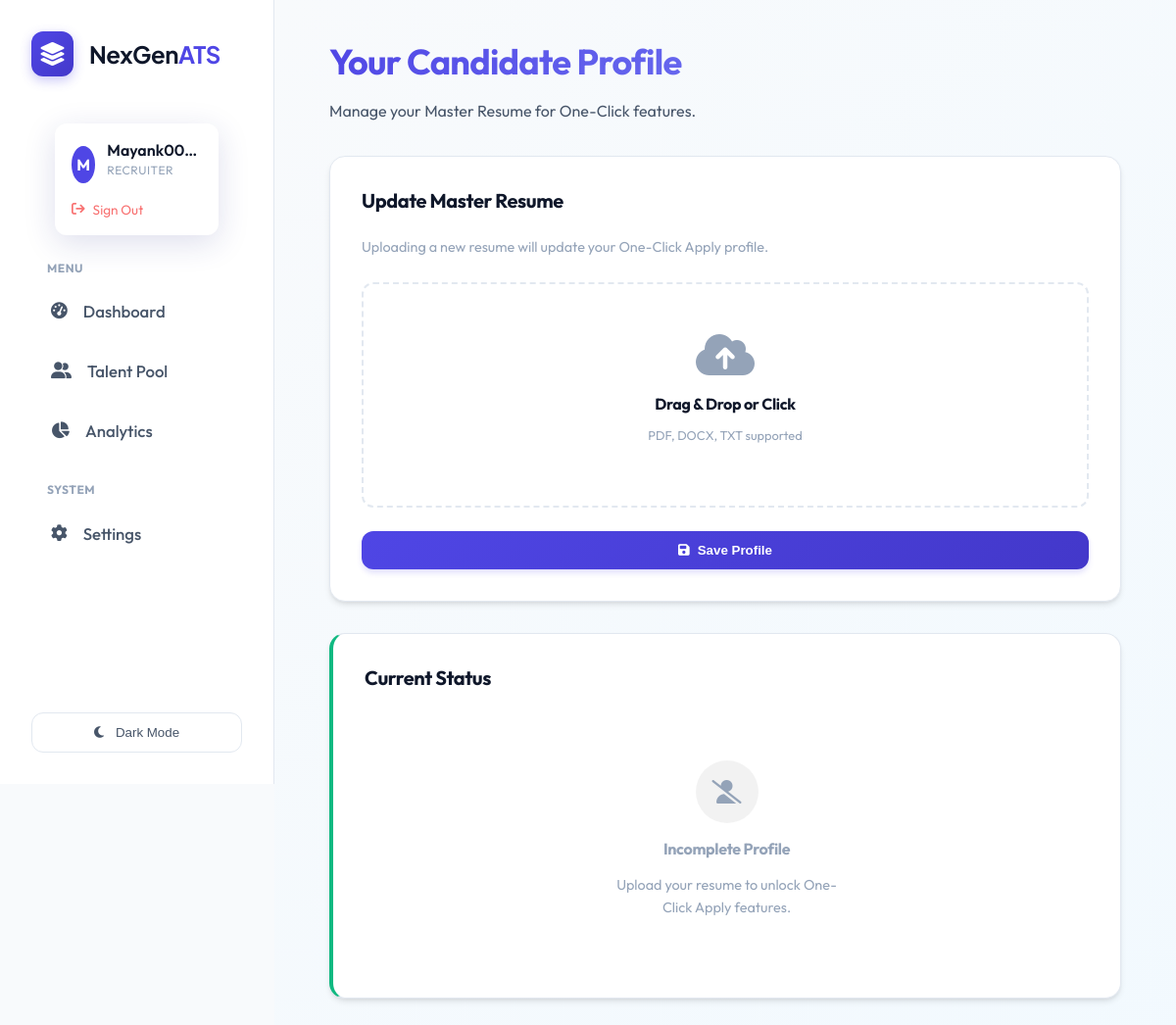
/profile (signed in), run on the app's committed database.
### tables this page shows
CREATE TABLE users (
                    id INTEGER PRIMARY KEY AUTOINCREMENT,
                    name TEXT NOT NULL,
                    email TEXT UNIQUE NOT NULL,
                    password_hash TEXT NOT NULL,
                    role TEXT DEFAULT 'candidate', -- recruiter, candidate, admin
                    created_at TIMESTAMP DEFAULT CURRENT_TIMESTAMP
                , resume_path TEXT, skills TEXT, experience TEXT, education TEXT, profile_summary TEXT);

### routes/core.py (the view, shortened to what this page needs)
@bp.route('/profile', methods=['GET', 'POST'])
@login_required
def profile():
    conn = database.get_db_connection()
    user = conn.execute('SELECT * FROM users WHERE id = ?', (current_user.id,)).fetchone()
    conn.close()
    return render_template('profile.html', user=user)

### app.py (called while the page is built)
@login_manager.user_loader
def load_user(user_id):
    return User.get(user_id)

### database.py (called while the page is built)
def get_db_connection():
    db_url = os.getenv('DATABASE_URL')
    if db_url:
        import psycopg2
        from psycopg2.extras import RealDictCursor
        conn = psycopg2.connect(db_url, cursor_factory=RealDictCursor)
        return conn
    else:
        conn = sqlite3.connect(DB_NAME)
        conn.row_factory = sqlite3.Row
        return conn

    @staticmethod
    def get(user_id):
        conn = get_db_connection()
        user = conn.execute('SELECT * FROM users WHERE id = ?', (user_id,)).fetchone()
        conn.close()
        if not user: return None
        return User(user['id'], user['name'], user['email'], user['role'], user['password_hash'],
                   user['resume_path'], user['skills'], user['experience'], user['education'], user['profile_summary'])

### templates/profile.html (shortened to what this page needs)
{% extends 'layout.html' %}
{% block content %}
<div class="dashboard-header" style="margin-bottom: 2rem;">
    <h1
        style="background: linear-gradient(135deg, var(--primary) 0%, #818cf8 100%); -webkit-background-clip: text; -webkit-text-fill-color: transparent; margin-bottom: 0.5rem;">
        Your Candidate Profile
    </h1>
    <p style="color: var(--text-secondary);">Manage your Master Resume for One-Click features.</p>
</div>
<div class="grid-container" style="grid-template-columns: 1fr 1fr; gap: 2rem;">
    <div class="glass-card">
        <h3 style="margin-bottom: 1.5rem;">Update Master Resume</h3>
        <p style="color: var(--text-muted); font-size: 0.9rem; margin-bottom: 1.5rem;">
            Uploading a new resume will update your One-Click Apply profile.
        </p>
        <form action="/profile" method="POST" enctype="multipart/form-data">
            <div style="border: 2px dashed var(--border); border-radius: var(--radius); padding: 3rem; text-align: center; margin-bottom: 1.5rem; position: relative; transition: all 0.2s;"
                onmouseover="this.style.borderColor='var(--primary)'; this.style.background='rgba(99,102,241,0.05)'"
                onmouseout="this.style.borderColor='var(--border)'; this.style.background='transparent'">
                <i class="fa-solid fa-cloud-arrow-up"
                    style="font-size: 3rem; color: var(--text-muted); margin-bottom: 1rem;"></i>
                <h4 style="margin-bottom: 0.5rem;">Drag & Drop or Click</h4>
                <p style="color: var(--text-muted); font-size: 0.8rem;">PDF, DOCX, TXT supported</p>
            </div>
            <button type="submit" class="btn-primary" style="width: 100%; justify-content: center;">
                <i class="fa-solid fa-save"></i> Save Profile
            </button>
        </form>
    </div>
    <div class="glass-card" style="border-left: 4px solid var(--success);">
        <h3 style="margin-bottom: 1.5rem;">Current Status</h3>
        {% if user.resume_path %}
        <div
            style="padding: 1.5rem; background: rgba(16, 185, 129, 0.1); border-radius: var(--radius); margin-bottom: 2rem;">
            <div style="display: flex; align-items: center; gap: 1rem;">
                <div
                    style="width: 48px; height: 48px; background: var(--success); color: white; border-radius: 50%; display: flex; align-items: center; justify-content: center; font-size: 1.25rem;">
                    <i class="fa-solid fa-check"></i>
                </div>
                <div>
                    <h4 style="margin: 0; color: var(--success);">Profile Active</h4>
                    <p style="margin: 0; font-size: 0.85rem; opacity: 0.8;">Ready for One-Click Apply</p>
                </div>
            </div>
        </div>
        <form action="/profile/update" method="POST" class="nested-card" style="padding: 1.5rem;">
            <div style="margin-bottom: 1.5rem;">
                <label
                    style="display: block; font-size: 0.85rem; color: var(--text-muted); margin-bottom: 0.5rem;">Resumed
                    File</label>
                <div style="display: flex; align-items: center; gap: 0.5rem; font-weight: 500;">
                    <i class="fa-solid fa-file-pdf text-red"></i> {{ user.resume_path }}
                </div>
            </div>
            <div style="margin-bottom: 1.5rem;">
                <label
                    style="display: block; font-size: 0.85rem; color: var(--text-muted); margin-bottom: 0.5rem;">Detected
                    Skills (Edit to fix)</label>
                <textarea name="skills" rows="4"
                    style="width: 100%; padding: 0.8rem; background: var(--bg-dashboard); border: 1px solid var(--border); color: var(--text-primary); border-radius: var(--radius);">{{ user.skills | replace('"', '') | replace('[', '') | replace(']', '') }}</textarea>
                <p style="font-size: 0.75rem; color: var(--text-muted); margin-top: 0.25rem;">Comma separated (e.g.
                    Python, Java, SQL)</p>
            </div>
            <div style="margin-bottom: 1.5rem;">
                <label
                    style="display: block; font-size: 0.85rem; color: var(--text-muted); margin-bottom: 0.5rem;">Years
                    of Experience</label>
                <input type="text" name="experience" value="{{ user.experience }}"
                    style="width: 100%; padding: 0.8rem; background: var(--bg-dashboard); border: 1px solid var(--border); color: var(--text-primary); border-radius: var(--radius);">
            </div>
            <button type="submit" class="btn-primary" style="width: 100%;">
                <i class="fa-solid fa-pen-to-square"></i> Update Details
            </button>
        </form>
        {% else %}
        <div style="text-align: center; padding: 3rem 0;">
            <div
                style="width: 64px; height: 64px; background: rgba(0,0,0,0.05); border-radius: 50%; display: flex; align-items: center; justify-content: center; margin: 0 auto 1rem auto; color: var(--text-muted);">
                <i class="fa-solid fa-user-slash" style="font-size: 1.5rem;"></i>
            </div>
            <h4 style="color: var(--text-muted);">Incomplete Profile</h4>
            <p style="font-size: 0.9rem; color: var(--text-muted); max-width: 250px; margin: 0 auto;">
                Upload your resume to unlock One-Click Apply features.
            </p>
        </div>
        {% endif %}
    </div>
</div>
{% endblock %}

### templates/layout.html (shortened to what this page needs)
<!DOCTYPE html>
<html lang="en">
<head>
    <link rel="stylesheet" href="https://cdnjs.cloudflare.com/ajax/libs/font-awesome/6.4.0/css/all.min.css">
    <link rel="stylesheet" href="/static/style.css">
</head>
<body>
    <div class="app-container">
        <aside class="sidebar">
            <div class="brand">
                <div class="brand-logo-container"
                    style="background: linear-gradient(135deg, var(--primary), var(--primary-hover)); padding: 8px; border-radius: 12px; box-shadow: 0 4px 12px rgba(79, 70, 229, 0.3);">
                    <i class="fa-solid fa-layer-group" style="color: white; font-size: 1.5rem;"></i>
                </div>
                <span style="font-family: 'Plus Jakarta Sans', sans-serif; letter-spacing: -0.5px;">NexGen<span
                        style="color: var(--primary);">ATS</span></span>
            </div>
            <div class="user-profile-widget">
                {% if current_user.is_authenticated %}
                <div class="user-card glass-effect"
                    style="border: 1px solid rgba(255,255,255,0.1); background: rgba(255,255,255,0.03);">
                    <div style="display: flex; align-items: center; gap: 0.75rem; margin-bottom: 0.75rem;">
                        <div
                            style="width: 38px; height: 38px; background: var(--primary); border-radius: 50%; display: flex; align-items: center; justify-content: center; color: white; font-weight: 700;">
                            {{ current_user.name[0] | upper }}
                        </div>
                        <div style="overflow: hidden;">
                            <div class="user-card-name"
                                style="white-space: nowrap; overflow: hidden; text-overflow: ellipsis;">{{
                                current_user.name }}</div>
                            <div class="user-card-role">{{ current_user.role }}</div>
                        </div>
                    </div>
                    <form action="{{ url_for('auth.logout') }}" method="GET">
                        <button type="submit" class="user-card-logout"
                            style="background: none; border: none; cursor: pointer; padding: 0; width: auto; font-family: inherit;">
                            <i class="fa-solid fa-arrow-right-from-bracket"></i> Sign Out
                        </button>
                    </form>
                </div>
                {% endif %}
            </div>
            <nav style="flex: 1; overflow-y: auto; padding-right: 0.5rem;">
                <p
                    style="font-size: 0.75rem; text-transform: uppercase; color: var(--text-muted); font-weight: 700; margin: 0 0 0.5rem 1rem; letter-spacing: 0.5px;">
                    Menu</p>
                <a href="/" class="nav-item {% if request.path == '/' %}active{% endif %}">
                    <i class="fa-solid fa-gauge-high"></i>
                    <span>Dashboard</span>
                </a>
                {% if current_user.is_authenticated and current_user.role == 'recruiter' %}
                <a href="/talent_pool" class="nav-item {% if request.path == '/talent_pool' %}active{% endif %}">
                    <i class="fa-solid fa-user-group"></i>
                    <span>Talent Pool</span>
                </a>
                <a href="/analytics" class="nav-item {% if request.path == '/analytics' %}active{% endif %}">
                    <i class="fa-solid fa-chart-pie"></i>
                    <span>Analytics</span>
                </a>
                {% endif %}
                <p
                    style="font-size: 0.75rem; text-transform: uppercase; color: var(--text-muted); font-weight: 700; margin: 1.5rem 0 0.5rem 1rem; letter-spacing: 0.5px;">
                    System</p>
                <a href="/settings" class="nav-item {% if request.path == '/settings' %}active{% endif %}">
                    <i class="fa-solid fa-gear"></i>
                    <span>Settings</span>
                </a>
            </nav>
            <button id="theme-toggle" class="theme-toggle-btn">
                <i class="fa-solid fa-moon"></i>
                <span>Switch Theme</span>
            </button>
        </aside>
        <main class="main-content">
            {% block content %}{% endblock %}
        </main>
    </div>
</body>
</html>

### static/style.css (style rules this page uses)
:root { --primary: #4f46e5; --primary-hover: #4338ca; --secondary: #64748b; --success: #10b981; --danger: #ef4444; --warning: #f59e0b; --info: #0ea5e9; --bg-body: #f8fafc; --bg-sidebar: #ffffff; --bg-card: #ffffff; --bg-glass: rgba(255, 255, 255, 0.7); --border: #e2e8f0; --text-primary: #0f172a; --text-secondary: #475569; --text-muted: #94a3b8; --shadow-sm: 0 1px 2px 0 rgba(0, 0, 0, 0.05); --shadow-md: 0 4px 6px -1px rgba(0, 0, 0, 0.1), 0 2px 4px -1px rgba(0, 0, 0, 0.06); --shadow-lg: 0 10px 15px -3px rgba(0, 0, 0, 0.1), 0 4px 6px -2px rgba(0, 0, 0, 0.05); --glass-shadow: 0 8px 32px 0 rgba(31, 38, 135, 0.15); --radius: 12px; --radius-lg: 16px; --blur: blur(12px); --bg-gradient: linear-gradient(-45deg, #f8fafc, #e0e7ff, #f0f9ff, #f8fafc); }
* { box-sizing: border-box; }
body { background-color: var(--bg-body); color: var(--text-primary); font-family: 'Outfit', sans-serif; margin: 0; min-height: 100vh; display: flex; transition: background-color 0.3s ease, color 0.3s ease; }
.app-container { display: flex; width: 100%; min-height: 100vh; }
.sidebar { width: 280px; background-color: var(--bg-sidebar); border-right: 1px solid var(--border); padding: 2rem; display: flex; flex-direction: column; position: sticky; top: 0; height: 100vh; flex-shrink: 0; transition: all 0.3s ease; }
.main-content { flex: 1; padding: 2.5rem 3.5rem; overflow-y: auto; background: var(--bg-gradient); background-size: 400% 400%; animation: gradient-animation 15s ease infinite; position: relative; }
.glass-card { background: rgba(255, 255, 255, 0.7); backdrop-filter: blur(20px); -webkit-backdrop-filter: blur(20px); border: 1px solid rgba(255, 255, 255, 0.4); box-shadow: 0 8px 32px 0 rgba(31, 38, 135, 0.05); border-radius: var(--radius-lg); padding: 2rem; margin-bottom: 2rem; transition: transform 0.3s cubic-bezier(0.4, 0, 0.2, 1), box-shadow 0.3s ease; }
.brand { display: flex; align-items: center; gap: 1rem; font-size: 1.5rem; font-weight: 700; color: var(--text-primary); margin-bottom: 3rem; }
.nav-item { display: flex; align-items: center; gap: 1rem; padding: 1rem 1.25rem; color: var(--text-secondary); text-decoration: none; border-radius: var(--radius); margin-bottom: 0.5rem; transition: all 0.2s cubic-bezier(0.4, 0, 0.2, 1); font-weight: 500; font-size: 1.05rem; }
.glass-card, .card { background: var(--bg-card); border: 1px solid var(--border); border-radius: var(--radius-lg); padding: 2rem; box-shadow: var(--shadow-md); margin-bottom: 2rem; transition: transform 0.2s ease, box-shadow 0.2s ease; }
.glass-effect { background: var(--bg-glass); backdrop-filter: var(--blur); -webkit-backdrop-filter: var(--blur); border: 1px solid rgba(255, 255, 255, 0.1); box-shadow: var(--glass-shadow); }
h1, h2, h3, h4 { margin: 0 0 1rem 0; font-weight: 700; letter-spacing: -0.02em; color: var(--text-primary); }
h1 { font-size: 2.25rem; margin-bottom: 2rem; }
h3 { font-size: 1.25rem; }
p { line-height: 1.6; color: var(--text-secondary); }
.btn-primary { background: linear-gradient(135deg, var(--primary) 0%, var(--primary-hover) 100%); color: white; border: none; padding: 0.75rem 1.5rem; border-radius: var(--radius); font-weight: 600; cursor: pointer; transition: all 0.2s; display: inline-flex; align-items: center; gap: 0.5rem; box-shadow: 0 4px 6px -1px rgba(79, 70, 229, 0.2); text-decoration: none; }
.main-content>* { animation: fadeIn 0.4s ease-out; }
.theme-toggle-btn { margin-top: auto; background: var(--bg-card); border: 1px solid var(--border); color: var(--text-secondary); padding: 0.75rem; border-radius: var(--radius); cursor: pointer; display: flex; align-items: center; justify-content: center; gap: 0.75rem; font-weight: 500; transition: all 0.2s; }
.user-profile-widget { padding: 0 1.5rem; margin-bottom: 1.5rem; }
.user-card { background: rgba(255, 255, 255, 0.05); padding: 1rem; border-radius: 12px; border: 1px solid rgba(0, 0, 0, 0.05); transition: all 0.2s ease; }
.user-card-name { font-weight: 600; color: var(--text-primary); margin-bottom: 0.2rem; }
.user-card-role { font-size: 0.75rem; color: var(--text-muted); text-transform: uppercase; letter-spacing: 0.5px; margin-bottom: 0.75rem; }
.user-card-logout { display: flex; align-items: center; gap: 0.5rem; color: #f87171; font-size: 0.85rem; text-decoration: none; transition: 0.2s; }

### data on the page
users: name "M", name "Mayank00…", role "RECRUITER"
